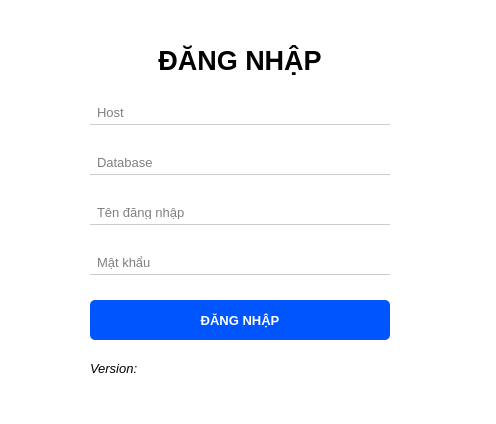
<?xml version="1.0" encoding="UTF-8"?>
<ui version="4.0">
 <class>MainWindow</class>
 <widget class="QMainWindow" name="MainWindow">
  <property name="geometry">
   <rect>
    <x>0</x>
    <y>0</y>
    <width>496</width>
    <height>424</height>
   </rect>
  </property>
  <property name="maximumSize">
   <size>
    <width>496</width>
    <height>16777215</height>
   </size>
  </property>
  <property name="font">
   <font>
    <family>Arial</family>
   </font>
  </property>
  <property name="tabletTracking">
   <bool>false</bool>
  </property>
  <property name="windowTitle">
   <string>Đăng nhập</string>
  </property>
  <property name="styleSheet">
   <string notr="true">background: #ffffff;</string>
  </property>
  <widget class="QWidget" name="centralwidget">
   <widget class="QPushButton" name="login_btn">
    <property name="geometry">
     <rect>
      <x>90</x>
      <y>300</y>
      <width>300</width>
      <height>40</height>
     </rect>
    </property>
    <property name="font">
     <font>
      <family>Arial</family>
      <pointsize>10</pointsize>
      <bold>true</bold>
     </font>
    </property>
    <property name="cursor">
     <cursorShape>PointingHandCursor</cursorShape>
    </property>
    <property name="styleSheet">
     <string notr="true">QPushButton {
	border: none; 
	border-radius: 5px;
	color: white;
	background: rgb(0, 85, 255);
}

QPushButton:hover { 
	background: rgba(0, 85, 255, 200);
}

QPushButton:pressed { 
	background: rgba(0, 85, 255, 180);
}</string>
    </property>
    <property name="text">
     <string>ĐĂNG NHẬP</string>
    </property>
   </widget>
   <widget class="QLineEdit" name="username_lt">
    <property name="geometry">
     <rect>
      <x>90</x>
      <y>200</y>
      <width>300</width>
      <height>25</height>
     </rect>
    </property>
    <property name="sizePolicy">
     <sizepolicy hsizetype="Expanding" vsizetype="Fixed">
      <horstretch>0</horstretch>
      <verstretch>0</verstretch>
     </sizepolicy>
    </property>
    <property name="font">
     <font>
      <family>Arial</family>
      <pointsize>10</pointsize>
      <bold>false</bold>
     </font>
    </property>
    <property name="styleSheet">
     <string notr="true">QLineEdit {
	border: none; 
	padding: 5px; 
	border-bottom: 1px solid #ccc;
}

QLineEdit:focus {
	border-bottom: 1px solid rgba(0, 85, 255, 180);
}</string>
    </property>
    <property name="text">
     <string/>
    </property>
    <property name="cursorPosition">
     <number>0</number>
    </property>
    <property name="placeholderText">
     <string>Tên đăng nhập</string>
    </property>
   </widget>
   <widget class="QLineEdit" name="host_lt">
    <property name="geometry">
     <rect>
      <x>90</x>
      <y>100</y>
      <width>300</width>
      <height>25</height>
     </rect>
    </property>
    <property name="sizePolicy">
     <sizepolicy hsizetype="Expanding" vsizetype="Fixed">
      <horstretch>0</horstretch>
      <verstretch>0</verstretch>
     </sizepolicy>
    </property>
    <property name="font">
     <font>
      <family>Arial</family>
      <pointsize>10</pointsize>
      <bold>false</bold>
     </font>
    </property>
    <property name="tabletTracking">
     <bool>true</bool>
    </property>
    <property name="styleSheet">
     <string notr="true">QLineEdit {
	border: none; 
	padding: 5px; 
	border-bottom: 1px solid #ccc;
}

QLineEdit:focus {
	border-bottom: 1px solid rgba(0, 85, 255, 180);
}</string>
    </property>
    <property name="text">
     <string/>
    </property>
    <property name="cursorPosition">
     <number>0</number>
    </property>
    <property name="placeholderText">
     <string>Host</string>
    </property>
   </widget>
   <widget class="QLineEdit" name="password_lt">
    <property name="geometry">
     <rect>
      <x>90</x>
      <y>250</y>
      <width>300</width>
      <height>25</height>
     </rect>
    </property>
    <property name="font">
     <font>
      <family>Arial</family>
      <pointsize>10</pointsize>
      <bold>false</bold>
     </font>
    </property>
    <property name="cursor">
     <cursorShape>IBeamCursor</cursorShape>
    </property>
    <property name="styleSheet">
     <string notr="true">QLineEdit {
	border: none; 
	padding: 5px; 
	border-bottom: 1px solid #ccc;
}

QLineEdit:focus {
	border-bottom: 1px solid rgba(0, 85, 255, 180);
}</string>
    </property>
    <property name="text">
     <string/>
    </property>
    <property name="echoMode">
     <enum>QLineEdit::Password</enum>
    </property>
    <property name="cursorPosition">
     <number>0</number>
    </property>
    <property name="placeholderText">
     <string>Mật khẩu</string>
    </property>
   </widget>
   <widget class="QLabel" name="label">
    <property name="geometry">
     <rect>
      <x>90</x>
      <y>40</y>
      <width>300</width>
      <height>40</height>
     </rect>
    </property>
    <property name="font">
     <font>
      <family>Arial</family>
      <pointsize>20</pointsize>
      <bold>true</bold>
     </font>
    </property>
    <property name="text">
     <string>ĐĂNG NHẬP</string>
    </property>
    <property name="alignment">
     <set>Qt::AlignCenter</set>
    </property>
   </widget>
   <widget class="QLineEdit" name="database_lt">
    <property name="geometry">
     <rect>
      <x>90</x>
      <y>150</y>
      <width>300</width>
      <height>25</height>
     </rect>
    </property>
    <property name="font">
     <font>
      <family>Arial</family>
      <pointsize>10</pointsize>
      <bold>false</bold>
     </font>
    </property>
    <property name="tabletTracking">
     <bool>true</bool>
    </property>
    <property name="styleSheet">
     <string notr="true">QLineEdit {
	border: none; 
	padding: 5px; 
	border-bottom: 1px solid #ccc;
}

QLineEdit:focus {
	border-bottom: 1px solid rgba(0, 85, 255, 180);
}</string>
    </property>
    <property name="text">
     <string/>
    </property>
    <property name="cursorPosition">
     <number>0</number>
    </property>
    <property name="placeholderText">
     <string>Database</string>
    </property>
   </widget>
   <widget class="QLabel" name="version_label">
    <property name="geometry">
     <rect>
      <x>90</x>
      <y>360</y>
      <width>301</width>
      <height>16</height>
     </rect>
    </property>
    <property name="font">
     <font>
      <pointsize>10</pointsize>
      <italic>true</italic>
     </font>
    </property>
    <property name="text">
     <string>Version:</string>
    </property>
   </widget>
  </widget>
  <widget class="QMenuBar" name="menubar">
   <property name="geometry">
    <rect>
     <x>0</x>
     <y>0</y>
     <width>496</width>
     <height>22</height>
    </rect>
   </property>
  </widget>
  <widget class="QStatusBar" name="statusbar"/>
 </widget>
 <tabstops>
  <tabstop>host_lt</tabstop>
  <tabstop>database_lt</tabstop>
  <tabstop>username_lt</tabstop>
  <tabstop>password_lt</tabstop>
  <tabstop>login_btn</tabstop>
 </tabstops>
 <resources/>
 <connections/>
</ui>
